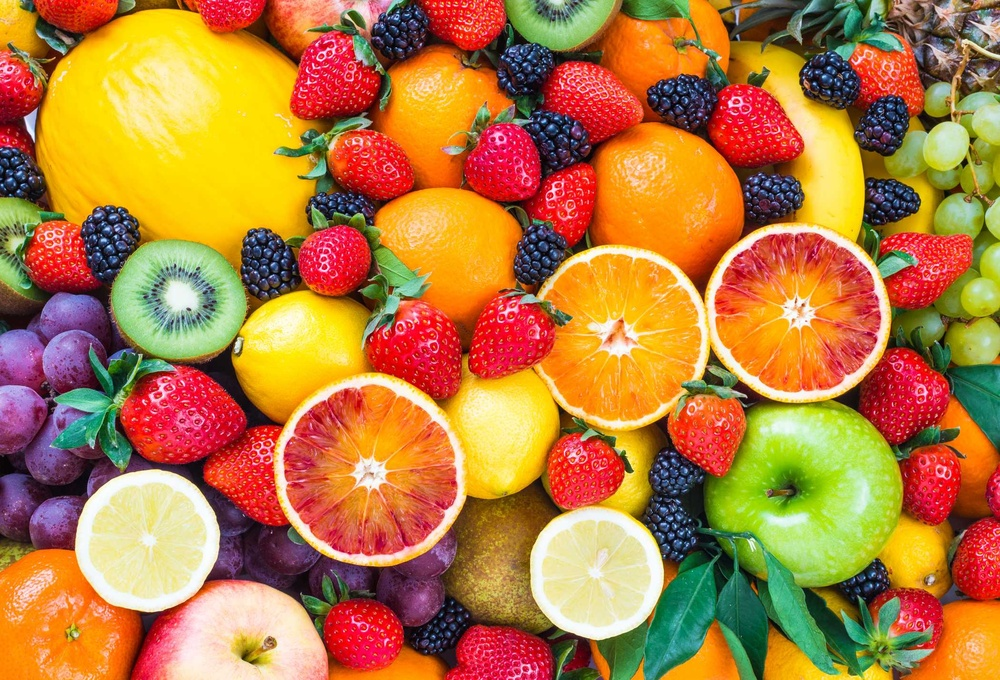
#> input picture Kiemtra/fruit.jpg, 1000 x 680 px, shrunk from 2100 x 1427 before the run, found by its file name
$ jupyter execute LT3.2.ipynb
#> lines starting #> are read from the running program, lines starting #| are printed output that depends on the picture
[cell 1]
import numpy as np
import scipy.ndimage as nd
import imageio.v2 as iio
import matplotlib.pylab as plt
from skimage.color import rgb2gray

data_rgb = iio.imread('fruit.jpg')
#> data_rgb is the input picture: shape (680, 1000, 3); mean R, G, B 181.7, 124.4, 63
data = rgb2gray(data_rgb)
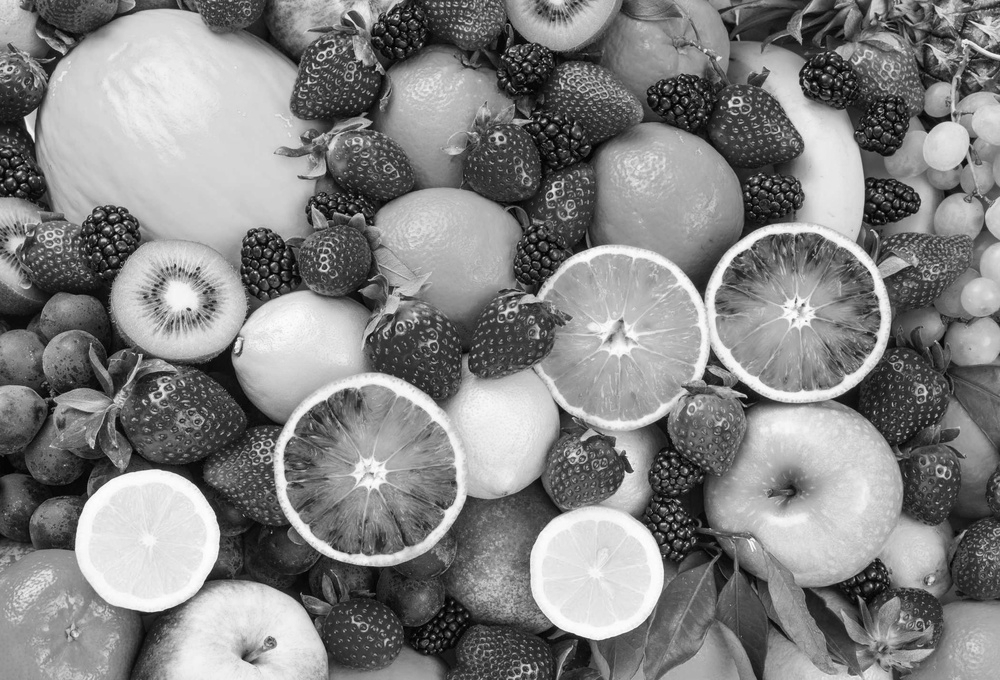
#> data: shape (680, 1000) float64; min 0.000833, max 0.999, mean 0.518

bdata = nd.shift(data, (50, -30))
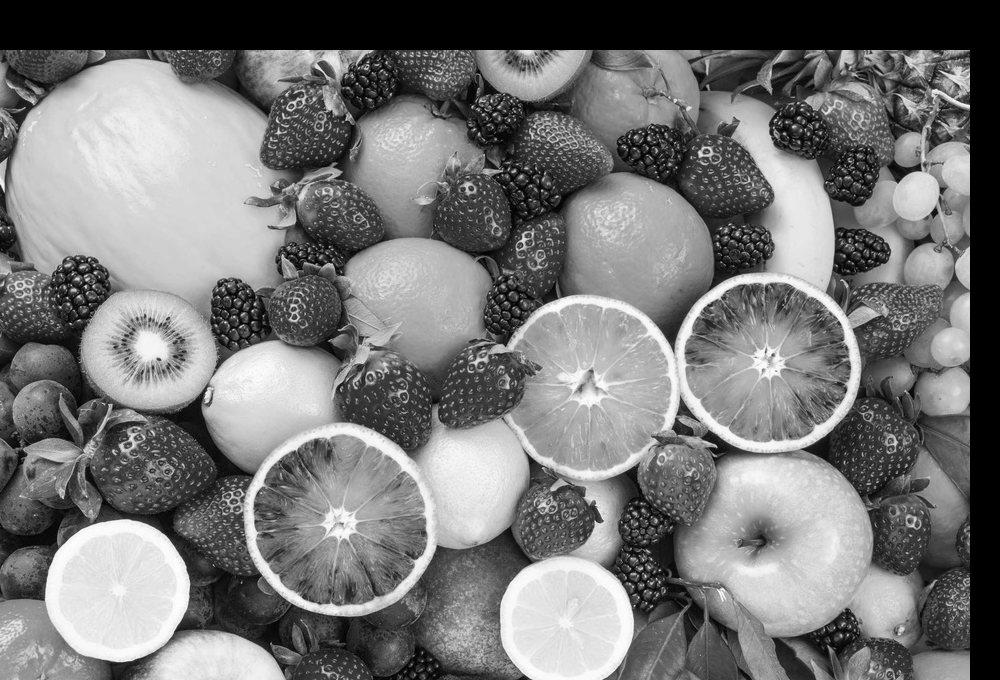
#> bdata: shape (680, 1000) float64; min 0, max 0.999, mean 0.47

plt.imshow(bdata, cmap='gray')
plt.show()

$ run again, with Kiemtra/dalat.jpg copied over Kiemtra/fruit.jpg
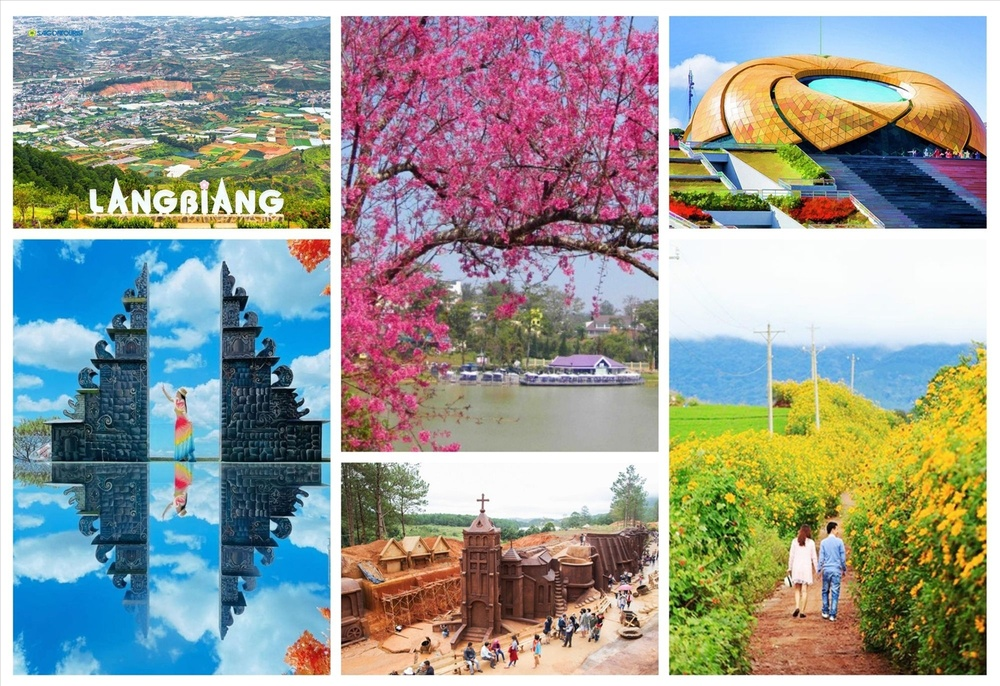
#> input picture Kiemtra/dalat.jpg, 1000 x 686 px, shrunk from 1500 x 1029 before the run, found by its file name
#> data_rgb is the input picture: shape (686, 1000, 3); mean R, G, B 151.2, 155.2, 149.9
#> `data = rgb2gray(data_rgb)`:
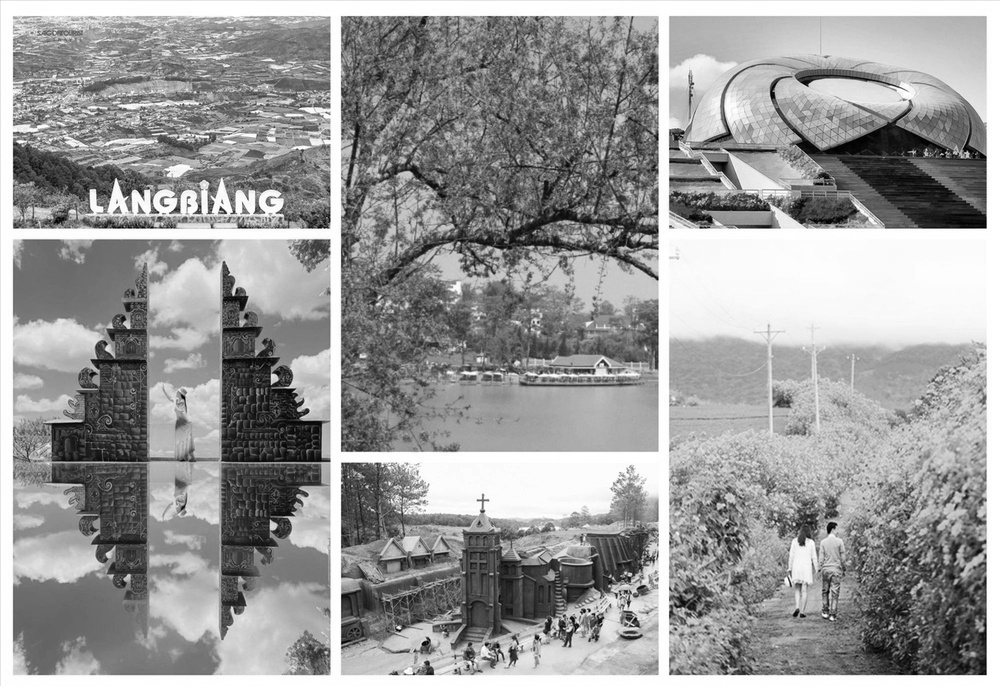
#> data: shape (686, 1000) float64; min 0.000833, max 1, mean 0.604
#> `bdata = nd.shift(data, (50, -30))`:
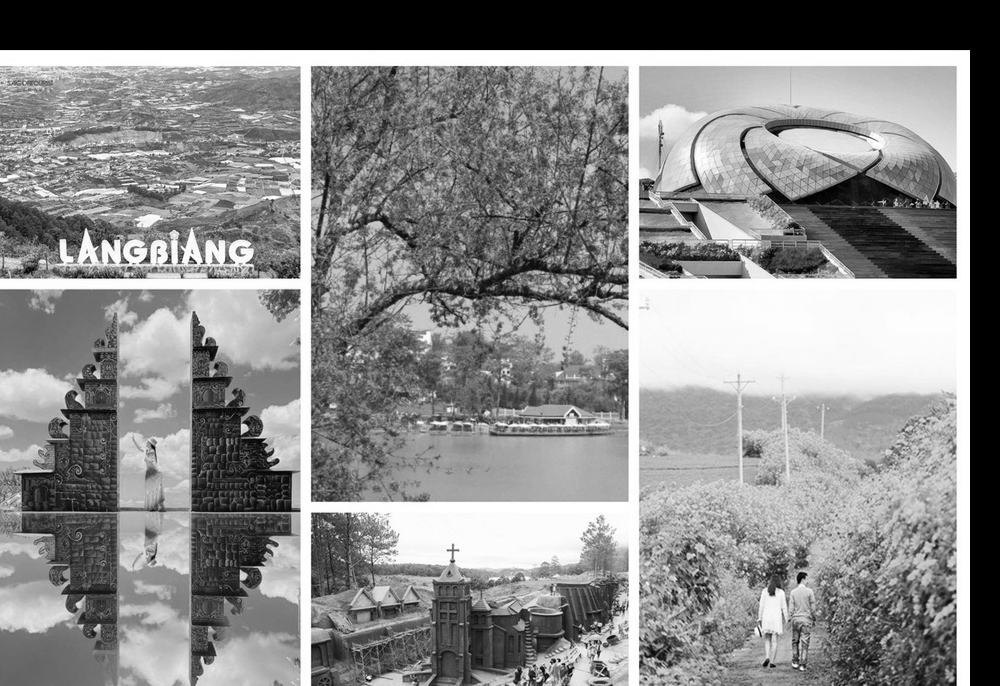
#> bdata: shape (686, 1000) float64; min 0, max 1, mean 0.534

$ run again, with Kiemtra/orange.jpg copied over Kiemtra/fruit.jpg
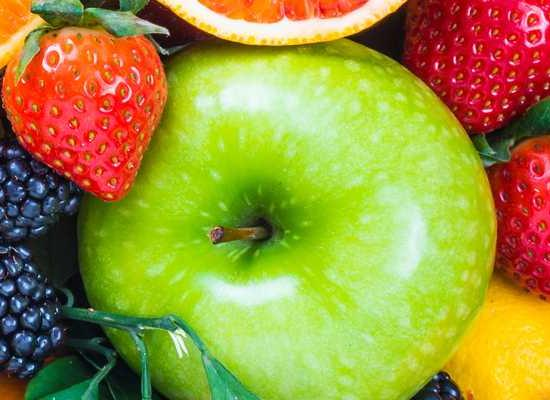
#> input picture Kiemtra/orange.jpg, 550 x 400 px, found by its file name
#> data_rgb is the input picture: shape (400, 550, 3); mean R, G, B 156.3, 147.2, 58.9
#> `data = rgb2gray(data_rgb)`:
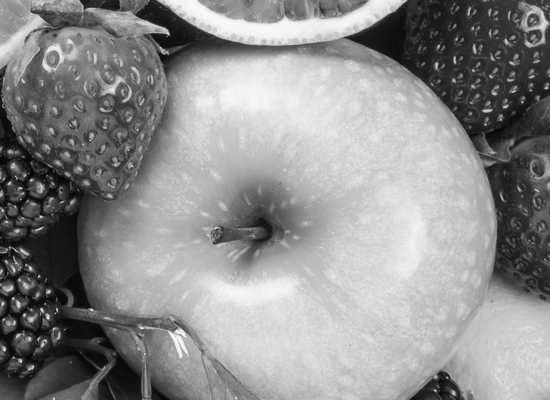
#> data: shape (400, 550) float64; min 0.00198, max 0.997, mean 0.56
#> `bdata = nd.shift(data, (50, -30))`:
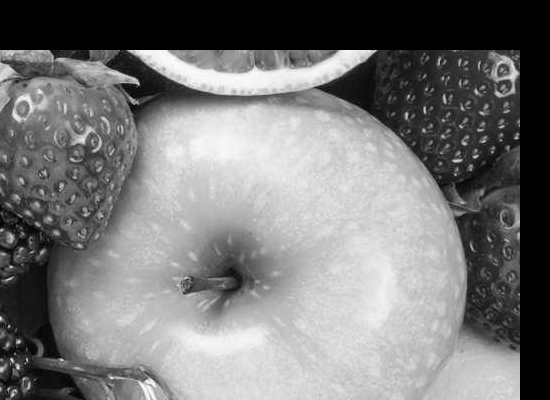
#> bdata: shape (400, 550) float64; min 0, max 0.997, mean 0.474
